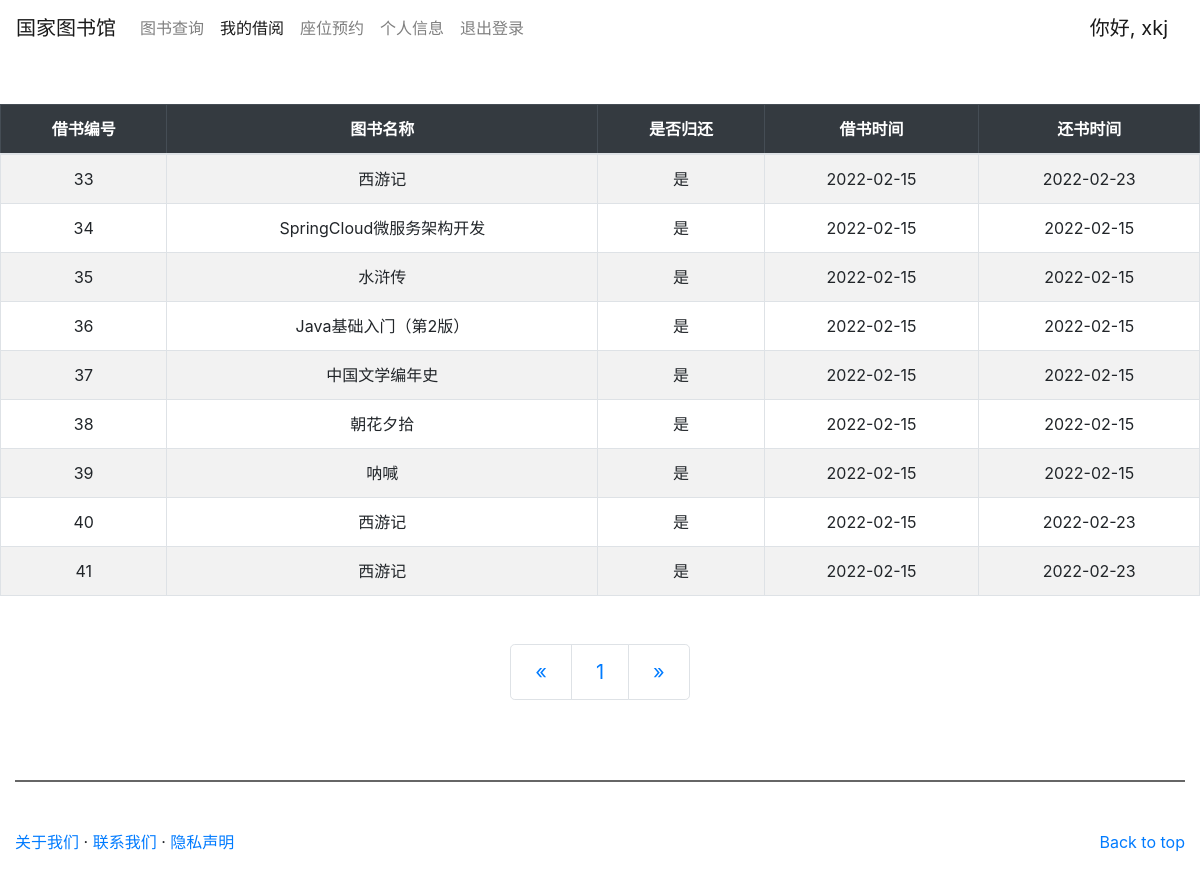
The page /User/user_jieshumsg.php (signed in) on the database its author committed.
### tables this page shows
CREATE TABLE `borrowdetail` (
  `tid` int(11) NOT NULL AUTO_INCREMENT,
  `user_id` int(11) NOT NULL,
  `book_id` int(11) NOT NULL,
  `status` int(11) NOT NULL COMMENT '状态  1在借2已还',
  `borrow_time` bigint(20) DEFAULT NULL,
  `return_time` bigint(20) DEFAULT NULL,
  PRIMARY KEY (`tid`) USING BTREE
);

CREATE TABLE `book` (
  `id` int(11) NOT NULL AUTO_INCREMENT,
  `book_name` varchar(255) DEFAULT NULL,
  `type_id` int(11) DEFAULT NULL,
  `author` varchar(255) DEFAULT NULL,
  `publish` varchar(255) DEFAULT NULL,
  `price` double(10,2) DEFAULT NULL,
  `number` int(11) DEFAULT NULL,
  `status` int(11) DEFAULT '1' COMMENT '状态 1上架0下架',
  `remark` varchar(255) DEFAULT NULL,
  `floor` varchar(20) DEFAULT NULL,
  PRIMARY KEY (`id`) USING BTREE
);

### tools.php (called while the page is built, shortened)
<?php
function fbname($id,$conn){
	$sql = "select book_name from book where id = '$id'";
	$result = mysqli_query($conn,$sql);
	$row = mysqli_fetch_row($result);
	return $row[0];
}

### User/user_jieshumsg.php (the view, shortened to what this page needs)
<!DOCTYPE html>
<html lang="zh">
<head>
	<link rel="stylesheet" type="text/css" href="../css/bootstrap.min.css"/>
</head>
<body>
	<nav class="navbar navbar-expand-sm navbar-light">
		<a href="#" class="navbar-brand">国家图书馆</a>
		<div class="navbar-collapse collapse" id="nb">
			<ul class="navbar-nav">
				<li class="nav-item"><a href="user_index.php" class="nav-link">图书查询</a></li>
				<li class="nav-item"><a href="user_jieshumsg.php" class="nav-link active">我的借阅</a></li>
				<li class="nav-item"><a href="user_seat.php" class="nav-link">座位预约</a></li>
				<li class="nav-item"><a href="user_introduce.php" class="nav-link">个人信息</a></li>
				<li class="nav-item"><a href="../index.php" class="nav-link">退出登录</a></li>
			</ul>
		</div>
		<span class="navbar-brand">你好,
		<?php
			echo $_SESSION["username"];
		?></span>
	</nav>
	<table class="table table-hover table-bordered table-striped container-fluid mt-5" >
		<thead class="table-dark" align="center">
			<th>借书编号</th>
			<th>图书名称</th>
			<th>是否归还</th>
			<th>借书时间</th>
			<th>还书时间</th>
		</thead>
		<tbody class="" align="center">
			<?php
			include_once("../conn/conn.php");
			include_once("../tools.php");
			$sql = "select * from borrowdetail where user_id='".$_SESSION['uid']."';";
			$result = mysqli_query($conn,$sql);
			$number = mysqli_num_rows($result);
			if($number>0){
				if(empty($_GET['p'])){
					$p=0;
				}else{
					$p=$_GET['p'];
				}
				$endl=$p+10;
				if($endl>$number){
					$endl=$number;
				}
				for($i=0;$i<$endl;$i++){
					$row = mysqli_fetch_array($result);
					if($i>=$p){
						echo "<tr>";
						echo "<td>$row[0]</td><td>".fbname($row[2],$conn)."</td><td>".($row[3]==1?'否':'是')."</td>
						<td>".date("Y-m-d",$row[4])."</td><td>".($row[5]==null?'未还':date("Y-m-d",$row[5]))."</td>";
						echo "</tr>";
					}
				}
			}
			?>
		</tbody>
	</table>
	<ul class="pagination pagination-lg justify-content-center mt-5" style="width: 40px 0;" id="footer">
		<li class="page-item"><a href="user_jieshumsg.php ? p=0" class="page-link">&laquo;</a></li>
		<?php
			$cnt=-1;
			for($i=$number;$i!=0;$i-=10){
				if($i<0) {
					break;
				}
				else {
					$cnt+=1;
					echo "<li class='page-item'><a href='user_jieshumsg.php ? p=".($cnt*10)."' class='page-link'>".($cnt+1)."</a></li>";
				}
			}
			echo "<li class=\"page-item\"><a href='user_jieshumsg.php ? p=".($cnt*10)."' class=\"page-link\">&raquo;</a></li>";
		?>
	</ul>
	<?php
	include("../footer.php");
	?>
</body>
</html>

### rows shown on the page
borrowdetail: tid "33", book.book_name "西游记", status "是", borrow_time "2022-02-15", return_time "2022-02-23"
borrowdetail: tid "34", book.book_name "SpringCloud微服务架构开发", status "是", borrow_time "2022-02-15", return_time "2022-02-15"
borrowdetail: tid "35", book.book_name "水浒传", status "是", borrow_time "2022-02-15", return_time "2022-02-15"
borrowdetail: tid "36", book.book_name "Java基础入门（第2版）", status "是", borrow_time "2022-02-15", return_time "2022-02-15"
borrowdetail: tid "37", book.book_name "中国文学编年史", status "是", borrow_time "2022-02-15", return_time "2022-02-15"
borrowdetail: tid "38", book.book_name "朝花夕拾", status "是", borrow_time "2022-02-15", return_time "2022-02-15"
borrowdetail: tid "39", book.book_name "呐喊", status "是", borrow_time "2022-02-15", return_time "2022-02-15"
borrowdetail: tid "40", book.book_name "西游记", status "是", borrow_time "2022-02-15", return_time "2022-02-23"
borrowdetail: tid "41", book.book_name "西游记", status "是", borrow_time "2022-02-15", return_time "2022-02-23"

### other values the page prints
$_SESSION["username"] "xkj"
